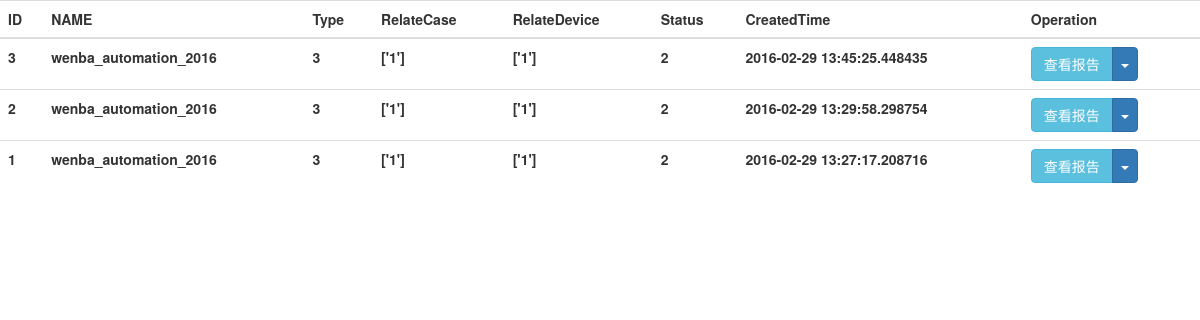
/jobs, run on an earlier commit of the app's database.
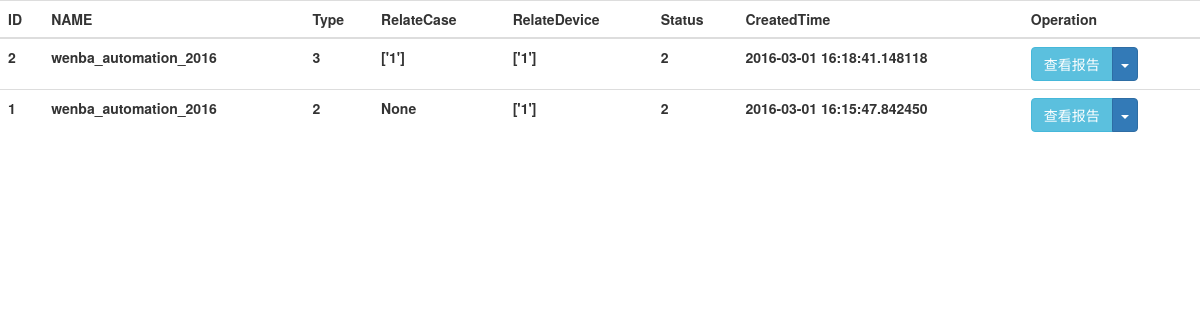
And on a later commit of the database.
### app/models.py (models this page shows, shortened)
class Testjob(db.Model):
	id = db.Column(db.Integer,primary_key=True)
	jobName = db.Column(db.String(64))
	jobType = db.Column(db.Integer)   # 0:兼容性  1:稳定性  2:功能性
	relateCases = db.Column(db.PickleType)
	relateDevices = db.Column(db.PickleType)
	testapk = db.Column(db.String(512))
	appPackage = db.Column(db.String(64))
	appActivity = db.Column(db.String(64))
	result = db.Column(db.Integer,default=0)
	reportID = db.Column(db.Integer,default=0)
	status = db.Column(db.Integer,default=0)
	createdtime = db.Column(db.DateTime,default=datetime.now)

### app/main/jobView.py (the view)
@main.route("/jobs")
def jobs():
	jobs = Testjob.query.all()
	return render_template("jobs.html",jobs=jobs[::-1])

### app/templates/jobs.html (shortened to what this page needs)
<!DOCTYPE html>
<html>
<head lang="en">
	<link rel="stylesheet" href="/static/bootstrap/css/bootstrap.min.css">
</head>
<body>
<table class="table">
	<thread>
		<tr>
			<th>ID</th>
			<th>NAME</th>
			<th>Type</th>
			<th>RelateCase</th>
			<th>RelateDevice</th>
			<th>Status</th>
			<th>CreatedTime</th>
			<th>Operation</th>
		</tr>
	</thread>
	<tbody>
	{% for job in jobs %}
		<tr>
			<th>{{ job.id }}</th>
			<th>{{ job.jobName }}</th>
			<th>{{ job.jobType }}</th>
			<th>{{ job.relateCases }}</th>
			<th>{{ job.relateDevices }}</th>
			<th>{{ job.status }}</th>
			<th>{{ job.createdtime }}</th>
			<th>
				<div class="btn-group">
					{% if job.status != 2 %}
						<button type="button" id="{{ job.id }}" class="btn btn-primary runbtn">运行</button>
						<a id="viewreport_{{ job.id }}" name="{{ job.id }}" class="btn btn-info viewreport" style="display:none">查看报告</a>
					{% else %}
						<a id="viewreport_{{ job.id }}" name="{{ job.id }}" class="btn btn-info viewreport">查看报告</a>
					{% endif %}
					<button type="button" class="btn btn-primary dropdown-toggle" data-toggle="dropdown" aria-haspopup="true" aria-expanded="false">
						<span class="caret"></span>
					</button>
				</div>
			</th>
		</tr>
	{% endfor %}
	</tbody>
</table>
</body>
</html>

What changed in the data, as far as the page shows it:
removed Testjob: id "3", jobName "wenba_automation_2016", jobType "3", relateCases "['1']", relateDevices "['1']", status "2", createdtime "2016-02-29 13:45:25.448435"
changed Testjob id 2: createdtime "2016-02-29 13:29:58.298754" → "2016-03-01 16:18:41.148118"
changed Testjob id 1: jobType "3" → "2"; relateCases "['1']" → "None"; createdtime "2016-02-29 13:27:17.208716" → "2016-03-01 16:15:47.842450"
